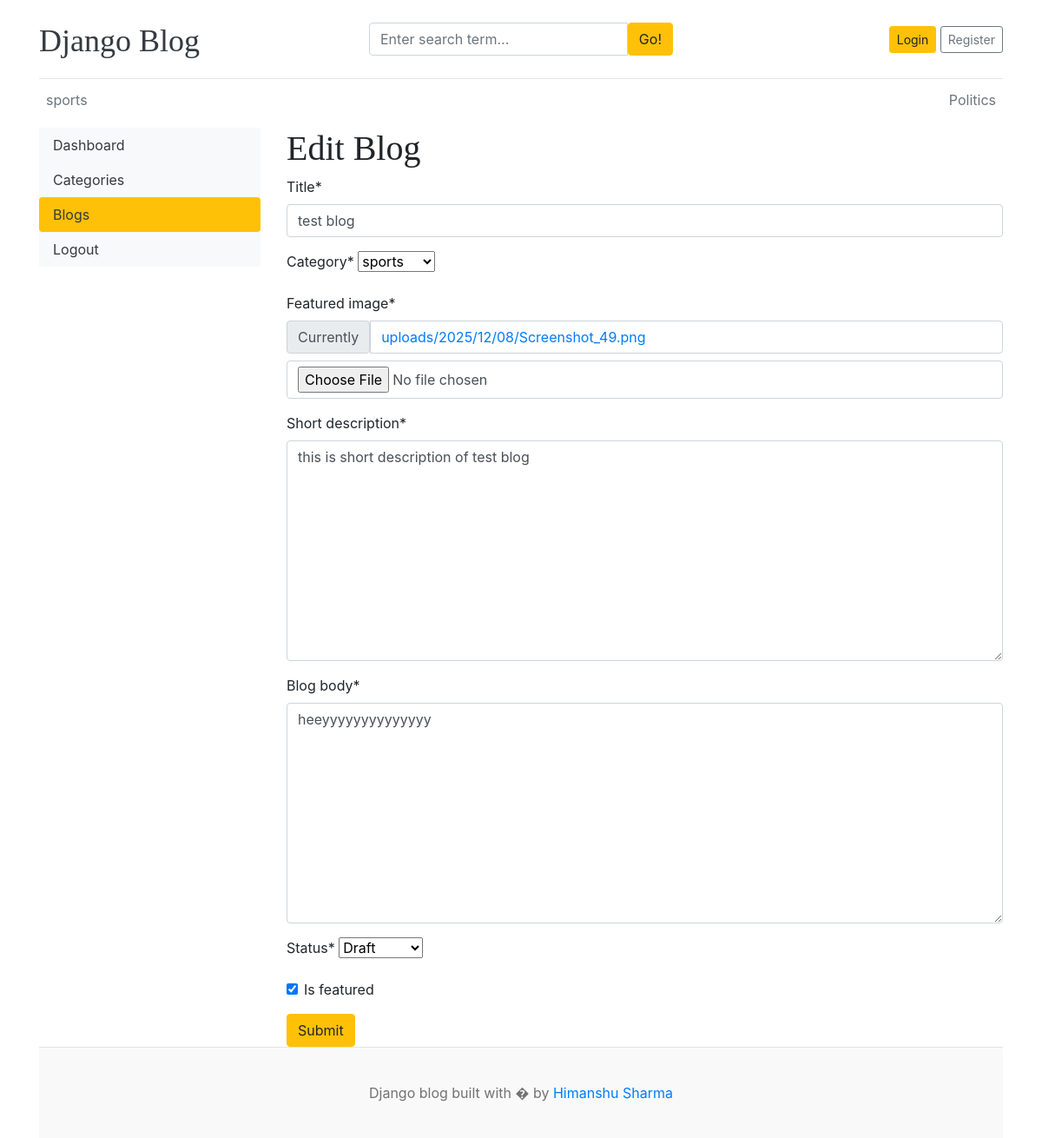
/dashboard/posts/edit/1, run on an earlier commit of the app's database.
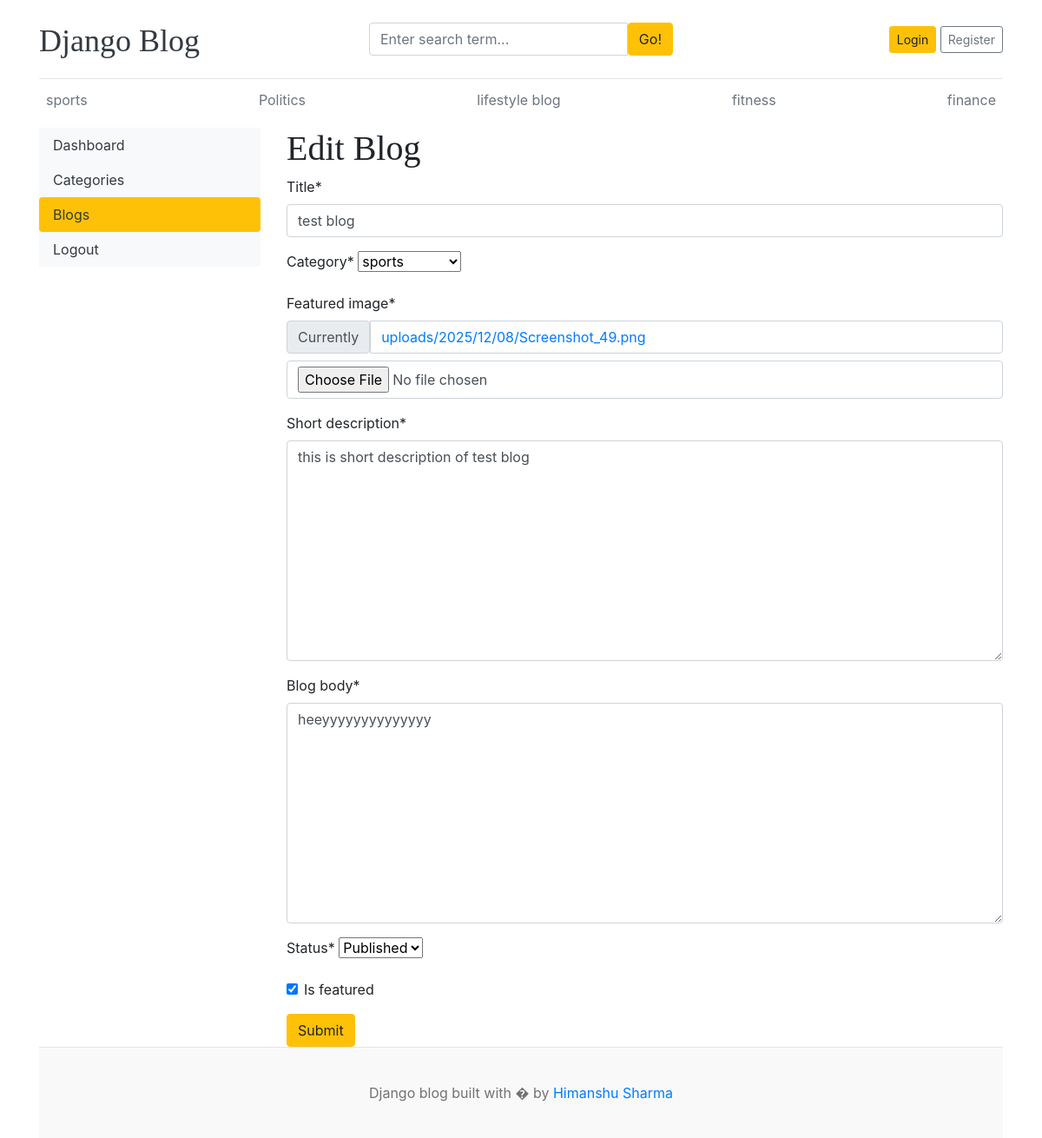
And on a later commit of the database.
### blogs/models.py (models this page shows, shortened)
class Category(models.Model):
    category_name = models.CharField(max_length=50, unique=True)
    created_at = models.DateTimeField(auto_now_add=True)
    updated_at = models.DateTimeField(auto_now=True)
    class Meta:
        verbose_name_plural = 'categories'
    def __str__(self):
        return self.category_name

class Blog(models.Model):
    title = models.CharField(max_length=100)
    slug = AutoSlugField(populate_from='title', unique=True, max_length=150)
    category = models.ForeignKey(Category, on_delete=models.CASCADE)
    author = models.ForeignKey(User, on_delete=models.CASCADE)
    featured_image = models.ImageField(upload_to='uploads/%Y/%m/%d')
    short_description = models.TextField(max_length=500)
    blog_body = models.TextField(max_length=2000)
    status = models.CharField(choices=STATUS_CHOICES, default = 'Draft')
    is_featured = models.BooleanField(default = False)
    created_at = models.DateTimeField(auto_now_add=True)
    updated_at = models.DateTimeField(auto_now=True)

### dashboard/views.py (the view)
# urls.py: path('posts/edit/<int:pk>', views.edit_post, name='edit_post'),
def edit_post(request, pk):
    post = get_object_or_404(Blog, pk=pk)
    if request.method == 'POST':
        form = PostForm(request.POST, request.FILES, instance=post)
        if form.is_valid():
            form.save()
            return redirect('dashboard:posts')
    form = PostForm(instance=post)
    context = {
        'post':post,
        'form':form,
    }
    return render(request, 'dashboard/edit_posts.html', context)

### dashboard/forms.py
class PostForm(forms.ModelForm):
    class Meta:
        model = Blog
        fields = ('title', 'category', 'featured_image', 'short_description', 'blog_body', 'status', 'is_featured')

### blogs/context_processors.py (called while the page is built)
def get_categories(request):
    categories = Category.objects.all()
    return dict(categories=categories)

def get_social_link(request):
    social_link = SocialLink.objects.all()
    return dict(social_link = social_link )

### templates/dashboard/edit_posts.html (shortened to what this page needs)
{% extends 'base.html' %}
{% block content %}
{% load crispy_forms_tags %}
<div class='row'>
    {% include 'dashboard/sidebar.html'%}
    <div class='col-md-9'>
        <h1>Edit Blog</h1>
        <form action="{% url 'dashboard:edit_post' post.id %}" method='POST' enctype='multipart/form-data'>
            {{form | crispy}}
            <button type='submit' class='btn btn-warning'>Submit</button>
        </form>
    </div>
</div>
{% endblock %}

### templates/base.html (shortened to what this page needs)
{% load static%}
<!DOCTYPE html>
<html lang="en">
<head>
    <link href="https://getbootstrap.com/docs/4.0/dist/css/bootstrap.min.css" rel="stylesheet">
    <link href="{% static 'css/blog.css'%}" rel="stylesheet">
    <link rel="stylesheet" href="https://cdnjs.cloudflare.com/ajax/libs/font-awesome/4.7.0/css/font-awesome.min.css">
  </head>
<body>
    <div class="container">
      <header class="blog-header py-3">
        <div class="row flex-nowrap justify-content-between align-items-center">
          <div class="col-4 pt-1">
            <a class="blog-header-logo text-dark" href="/">Django Blog</a>
          </div>
          <div class='col-4'>
            <form action="{% url 'search' %}" method ='GET'>
              <div class="input-group">
                  <input class="form-control" type="text" name='keyword' value="{{keyword}}" placeholder="Enter search term..." aria-label="Enter search term..." aria-describedby="button-search" />
                  <button type='submit' class="btn btn-warning" id="button-search" type="button">Go!</button>
              </div>
            </form>
          </div>
          <div class="col-4 d-flex justify-content-end align-items-center">
            {% if user.is_authenticated %}
              <span><a href="{% url 'dashboard:dashboard' %}">Dashboard</span>
              &emsp;
              <span><a href="{% url 'logout' %}"> Logout</span>
            {% else %}
              <a class="btn btn-sm btn-warning" href="{% url 'login'%}">Login</a> &nbsp;
              <a class="btn btn-sm btn-outline-secondary" href="{% url 'register' %}">Register</a>
            {% endif %}
          </div>
        </div>
      </header>
      <div class="nav-scroller py-1 mb-2">
        <nav class="nav d-flex justify-content-between">
          {% for category in categories %}
          <a class="p-2 text-muted" href="{% url 'posts_by_category' category.id %}">{{category.category_name}}</a>
          {% endfor %}
        </nav>
      </div>
{% block content %}
{% endblock%}
<footer class="blog-footer">
  <p>Django blog built with � by <a href="#">Himanshu Sharma</a></p>
</footer>
</body>
</html>

What changed in the data, as far as the page shows it:
added Category: category_name "lifestyle blog"
added Category: category_name "fitness"
added Category: category_name "finance"
changed Blog "test blog": status "Draft" → "Published"
